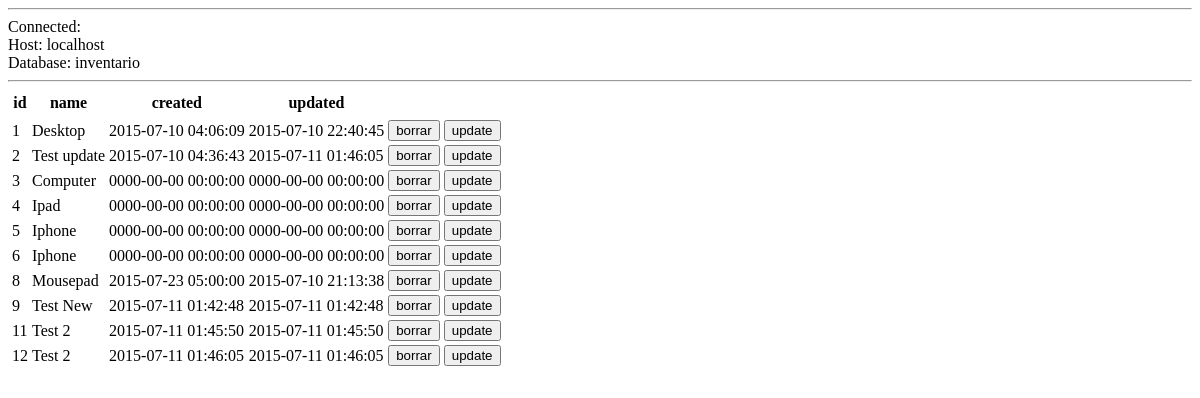
Before: / with the older database file.
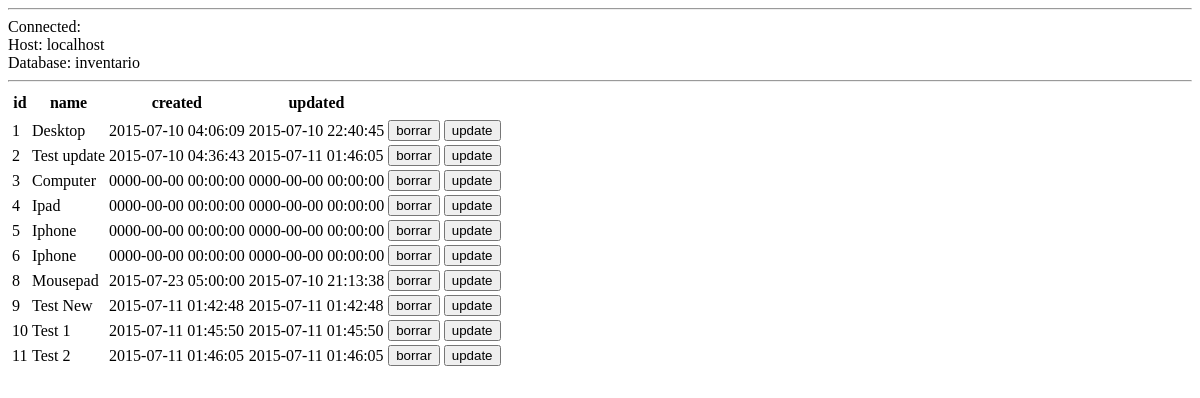
After: the same page with the newer database file.
### tables this page shows
CREATE TABLE IF NOT EXISTS `items` (
  `id` int(11) NOT NULL,
  `name` varchar(100) NOT NULL,
  `created` datetime NOT NULL,
  `updated` datetime NOT NULL
);

### itemsClass.php (called while the page is built, shortened)
<?php
require_once( 'databaseClass.php' );
class Items extends Database{
	function all(){
		$query = $this->connection->prepare('SELECT * FROM items');
		if($query->execute()){
			return $query->fetchAll();
		}
		return false;
	}
}
?>

### index.php (the view, shortened to what this page needs)
<?php
require('itemsClass.php');
echo '<!DOCTYPE html>
<html>
	<head>
		<title>Inventario</title>
		<link rel="stylesheet" href="css/main.css"/>
	</head>
	<body>
	<script type="text"/javascript" src="js/main.js"></script>
	';
$items = new Items();
$myItems= $items->all();
echo '
<table>
	<tr>
		<th>id</th>
		<th>name</th>
		<th>created</th>
		<th>updated</th>
	<tr>
	<tr>
';
foreach ( $myItems as $key => $eachItem ) {
	echo'
	<tr>
		<td>'; print_r( $eachItem['id'] ); echo '</td>
		<td>'; print_r( $eachItem['name'] ); echo '</td>
		<td>'; print_r( $eachItem['created'] ); echo '</td>
		<td>'; print_r( $eachItem['updated'] ); echo '</td>
		<td><button onclick="deleteItem'.$eachItem['id']; echo'()">borrar</button></td>
		<td><button onclick="updateItem'.$eachItem['id']; echo'()">update</button></td>
	</tr>';
}
echo '</table>';
echo '
	</body>
</html>';

### databaseClass.php (shortened to what this page needs)
<?php
class Database{
	private $username = 	'root';
	private $password = 	'';
	private $host = 		'localhost';
	private $database = 	'inventario';
	function __construct(){
		try{
			$this->connection = new PDO("mysql:host=".$this->host.";dbname=".$this->database, $this->username, $this->password);
			echo '<hr>Connected: <br>Host: '.$this->host.'<br>Database: '.$this->database.'<hr>';
		}catch(PDOException $error){
			echo '<hr>Connection Failed: '.$error->getMessage().'<hr>';
			die();
		}
	}
}
?>

### css/main.css (style rules this page uses)
table { border: 1px solid #fff; }

Changed rows visible on the page:
removed items: value "12 Test 2 2015-07-11 01:46:05 2015-07-11 01:46:05"
added items: value "10 Test 1 2015-07-11 01:45:50 2015-07-11 01:45:50"
changed items (number 10 of 10 on the later page): value "11 Test 2 2015-07-11 01:45:50 2015-07-11 01:45:50" → "11 Test 2 2015-07-11 01:46:05 2015-07-11 01:46:05"
